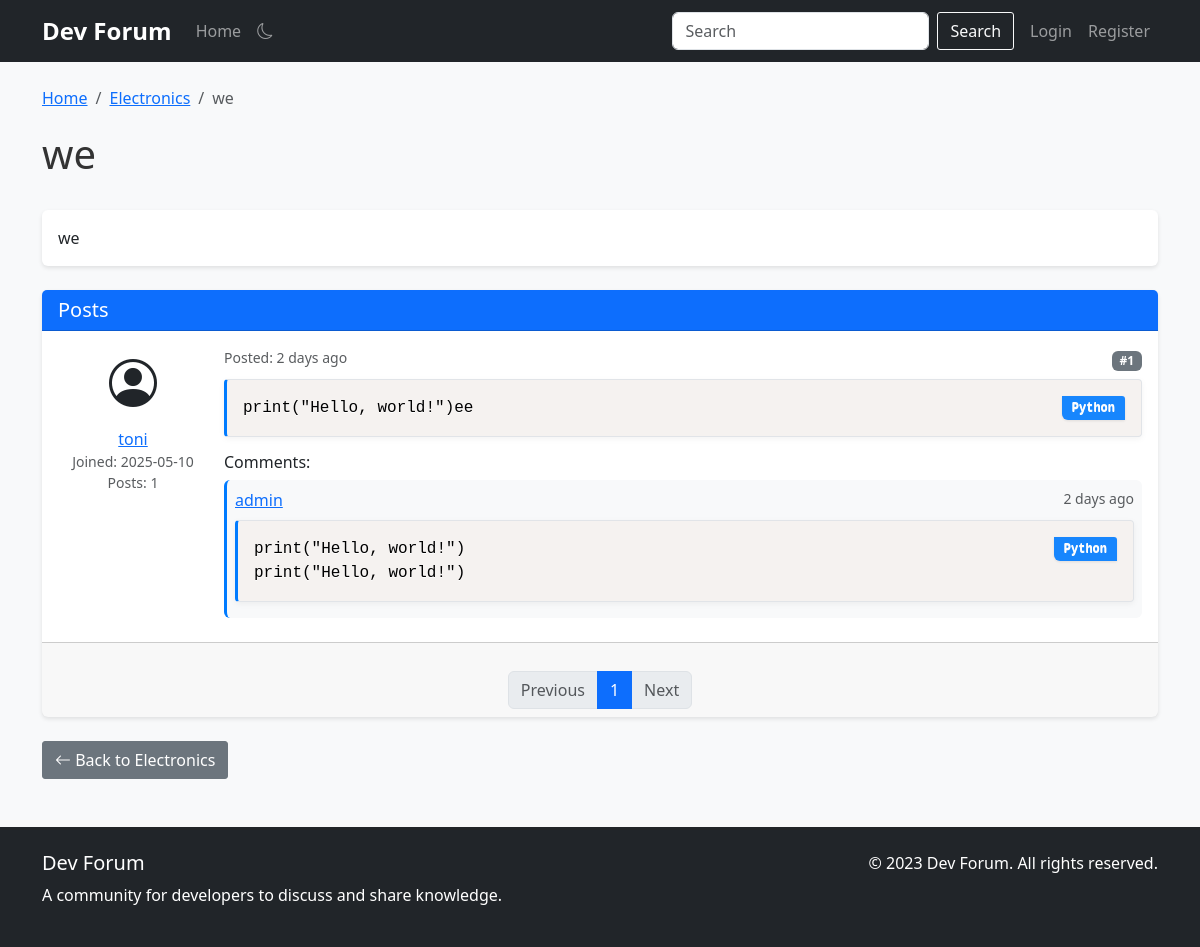
The app's page /topic/7/page/1 with its own data.
### app.py (models this page shows, shortened)
class Category(db.Model):
    id = db.Column(db.Integer, primary_key=True)
    name = db.Column(db.String(100), nullable=False, index=True)
    description = db.Column(db.Text, nullable=True)
    topics = db.relationship('Topic', backref='category', lazy='dynamic', cascade='all, delete-orphan')

class Topic(db.Model):
    id = db.Column(db.Integer, primary_key=True)
    title = db.Column(db.String(100), nullable=False, index=True)
    description = db.Column(db.Text, nullable=True)
    created_at = db.Column(db.DateTime, default=datetime.utcnow, index=True)
    category_id = db.Column(db.Integer, db.ForeignKey('category.id'), nullable=False, index=True)
    posts = db.relationship('Post', backref='topic', lazy='dynamic', cascade='all, delete-orphan')

class Post(db.Model):
    id = db.Column(db.Integer, primary_key=True)
    content = db.Column(db.Text, nullable=False)
    created_at = db.Column(db.DateTime, default=datetime.utcnow, index=True)
    updated_at = db.Column(db.DateTime, default=datetime.utcnow, onupdate=datetime.utcnow)
    user_id = db.Column(db.Integer, db.ForeignKey('user.id'), nullable=False, index=True)
    topic_id = db.Column(db.Integer, db.ForeignKey('topic.id'), nullable=False, index=True)
    comments = db.relationship('Comment', backref='post', lazy='dynamic', cascade='all, delete-orphan')

class User(db.Model, UserMixin):
    id = db.Column(db.Integer, primary_key=True)
    username = db.Column(db.String(80), unique=True, nullable=False, index=True)
    email = db.Column(db.String(120), unique=True, nullable=False, index=True)
    password_hash = db.Column(db.String(128))
    bio = db.Column(db.Text, nullable=True)
    join_date = db.Column(db.DateTime, default=datetime.utcnow, index=True)
    is_admin = db.Column(db.Boolean, default=False)
    posts = db.relationship('Post', backref='author', lazy='dynamic', cascade='all, delete-orphan')
    comments = db.relationship('Comment', backref='author', lazy='dynamic', cascade='all, delete-orphan')

class Comment(db.Model):
    id = db.Column(db.Integer, primary_key=True)
    content = db.Column(db.Text, nullable=False)
    created_at = db.Column(db.DateTime, default=datetime.utcnow, index=True)
    updated_at = db.Column(db.DateTime, default=datetime.utcnow, onupdate=datetime.utcnow)
    user_id = db.Column(db.Integer, db.ForeignKey('user.id'), nullable=False, index=True)
    post_id = db.Column(db.Integer, db.ForeignKey('post.id'), nullable=False, index=True)

### app.py (the view)
@app.route('/topic/<int:topic_id>')
@app.route('/topic/<int:topic_id>/page/<int:page>')
@cache.cached(timeout=30, query_string=True)
def topic(topic_id, page=1):
    topic = Topic.query.get_or_404(topic_id)
    posts = Post.query.filter_by(topic_id=topic_id).order_by(Post.created_at).paginate(
        page=page, per_page=app.config['POSTS_PER_PAGE'], error_out=False)
    return render_template('topic.html', topic=topic, posts=posts)

### app.py (called while the page is built)
@app.template_filter('time_since')
def time_since(dt):
    now = datetime.utcnow()
    diff = now - dt
    if diff.days > 365:
        years = diff.days // 365
        return f"{years} year{'s' if years > 1 else ''} ago"
    elif diff.days > 30:
        months = diff.days // 30
        return f"{months} month{'s' if months > 1 else ''} ago"
    elif diff.days > 0:
        return f"{diff.days} day{'s' if diff.days > 1 else ''} ago"
    elif diff.seconds > 3600:
        hours = diff.seconds // 3600
        return f"{hours} hour{'s' if hours > 1 else ''} ago"
    elif diff.seconds > 60:
        minutes = diff.seconds // 60
        return f"{minutes} minute{'s' if minutes > 1 else ''} ago"
    else:
        return "just now"

### templates/topic.html (shortened to what this page needs)
{% extends "base.html" %}
{% block content %}
<div class="row">
    <div class="col-md-12">
        <nav aria-label="breadcrumb">
            <ol class="breadcrumb">
                <li class="breadcrumb-item"><a href="{{ url_for('index') }}">Home</a></li>
                <li class="breadcrumb-item"><a href="{{ url_for('category', category_id=topic.category_id) }}">{{ topic.category.name }}</a></li>
                <li class="breadcrumb-item active" aria-current="page">{{ topic.title }}</li>
            </ol>
        </nav>
        <div class="d-flex justify-content-between align-items-center mb-4">
            <h1>{{ topic.title }}</h1>
        </div>
        {% if topic.description %}
        <div class="card mb-4">
            <div class="card-body">
                <p class="mb-0">{{ topic.description }}</p>
            </div>
        </div>
        {% endif %}
        <div class="card mb-4">
            <div class="card-header bg-primary text-white">
                <h5 class="mb-0">Posts</h5>
            </div>
            <div class="card-body p-0">
                {% for post in posts.items %}
                <div class="post p-3 {% if not loop.last %}border-bottom{% endif %}">
                    <div class="d-flex">
                        <div class="flex-shrink-0 me-3 text-center" style="width: 150px;">
                            <div class="mb-2">
                                <i class="bi bi-person-circle" style="font-size: 3rem;"></i>
                            </div>
                            <div>
                                <a href="{{ url_for('profile', username=post.author.username) }}">{{ post.author.username }}</a>
                            </div>
                            <div class="text-muted small">
                                Joined: {{ post.author.join_date.strftime('%Y-%m-%d') }}
                            </div>
                            <div class="text-muted small">
                                Posts: {{ post.author.posts.count() }}
                            </div>
                        </div>
                        <div class="flex-grow-1">
                            <div class="d-flex justify-content-between mb-2">
                                <div class="text-muted small">
                                    Posted: {{ post.created_at|time_since }}
                                </div>
                                <div>
                                    <span class="badge bg-secondary">#{{ (posts.page - 1) * posts.per_page + loop.index }}</span>
                                </div>
                            </div>
                            <div class="post-content mb-3">
                                {{ post.content|format_content }}
                            </div>
                            {% if post.comments.count() > 0 %}
                            <div class="comments mt-3">
                                <h6>Comments:</h6>
                                {% for comment in post.comments %}
                                <div class="comment p-2 mb-2 bg-light rounded">
                                    <div class="d-flex justify-content-between mb-1">
                                        <div>
                                            <a href="{{ url_for('profile', username=comment.author.username) }}">{{ comment.author.username }}</a>
                                        </div>
                                        <div class="text-muted small">
                                            {{ comment.created_at|time_since }}
                                        </div>
                                    </div>
                                    <div>{{ comment.content|format_content }}</div>
                                </div>
                                {% endfor %}
                            </div>
                            {% endif %}
                        </div>
                    </div>
                </div>
                {% else %}
                <div class="p-3">
                    <p class="mb-0">No posts found in this topic.</p>
                </div>
                {% endfor %}
            </div>
            {% if posts.items %}
            <div class="card-footer">
                <nav aria-label="Posts pagination">
                    <ul class="pagination justify-content-center mb-0">
                        {% if posts.has_prev %}
                        <li class="page-item">
                            <a class="page-link" href="{{ url_for('topic', topic_id=topic.id, page=posts.prev_num) }}">Previous</a>
                        </li>
                        {% else %}
                        <li class="page-item disabled">
                            <span class="page-link">Previous</span>
                        </li>
                        {% endif %}
                        {% for page_num in posts.iter_pages(left_edge=1, right_edge=1, left_current=2, right_current=2) %}
                            {% if page_num %}
                                {% if page_num == posts.page %}
                                <li class="page-item active">
                                    <span class="page-link">{{ page_num }}</span>
                                </li>
                                {% else %}
                                <li class="page-item">
                                    <a class="page-link" href="{{ url_for('topic', topic_id=topic.id, page=page_num) }}">{{ page_num }}</a>
                                </li>
                                {% endif %}
                            {% else %}
                                <li class="page-item disabled">
                                    <span class="page-link">...</span>
                                </li>
                            {% endif %}
                        {% endfor %}
                        {% if posts.has_next %}
                        <li class="page-item">
                            <a class="page-link" href="{{ url_for('topic', topic_id=topic.id, page=posts.next_num) }}">Next</a>
                        </li>
                        {% else %}
                        <li class="page-item disabled">
                            <span class="page-link">Next</span>
                        </li>
                        {% endif %}
                    </ul>
                </nav>
            </div>
            {% endif %}
        </div>
        <div class="mt-3">
            <a href="{{ url_for('category', category_id=topic.category_id) }}" class="btn btn-secondary">
                <i class="bi bi-arrow-left"></i> Back to {{ topic.category.name }}
            </a>
        </div>
    </div>
</div>
{% endblock %}

### static/css/style.css (style rules this page uses)
body { font-family: 'Segoe UI', Tahoma, Geneva, Verdana, sans-serif; background-color: #f8f9fa; color: #333; }
.card { box-shadow: 0 2px 4px rgba(0, 0, 0, 0.1); border: none; margin-bottom: 20px; }
.card-header { font-weight: bold; }
.post { position: relative; }
.post-content { line-height: 1.6; }
.comment { border-left: 3px solid #007bff; }
.breadcrumb { background-color: transparent; padding: 0; margin-bottom: 20px; }
.btn { border-radius: 3px; }
.pagination { justify-content: center; margin-top: 20px; }
pre { background-color: #f8f9fa; border: 1px solid #e1e4e8; border-left: 3px solid #007bff; border-radius: 4px; padding: 16px 16px 16px 3.8em; margin: 16px 0; overflow-x: auto; position: relative; box-shadow: 0 2px 6px rgba(0, 0, 0, 0.05); transition: all 0.2s ease; }
.line-numbers { position: relative; padding-left: 3.8em; counter-reset: linenumber; }
.line-numbers > code { position: relative; white-space: inherit; }
pre code { font-family: 'Consolas', 'Monaco', 'Courier New', monospace; font-size: 0.9rem; line-height: 1.6; white-space: pre; word-break: normal; word-wrap: normal; color: #333; counter-reset: line; display: block; }
.post-content pre, .comment pre { max-width: 100%; }
code.language-python::before { content: "Python"; }
code[class*="language-"]::before { position: absolute; top: 0; right: 0; padding: 3px 10px; font-size: 0.75rem; font-weight: 600; color: #fff; background-color: #007bff; border-bottom-left-radius: 6px; border-top-right-radius: 3px; opacity: 0.9; box-shadow: 0 1px 3px rgba(0, 0, 0, 0.1); }

### records on screen
Category: category.name "Electronics"
Topic: title "we", description "we"
Post: author.username "toni", author.join_date "2025-05-10", author.posts.count "1", created_at "2 days ago", page "1"
Comment: author.username "admin", created_at "2 days ago"

### other values on screen
{{ page_num }} "1"
